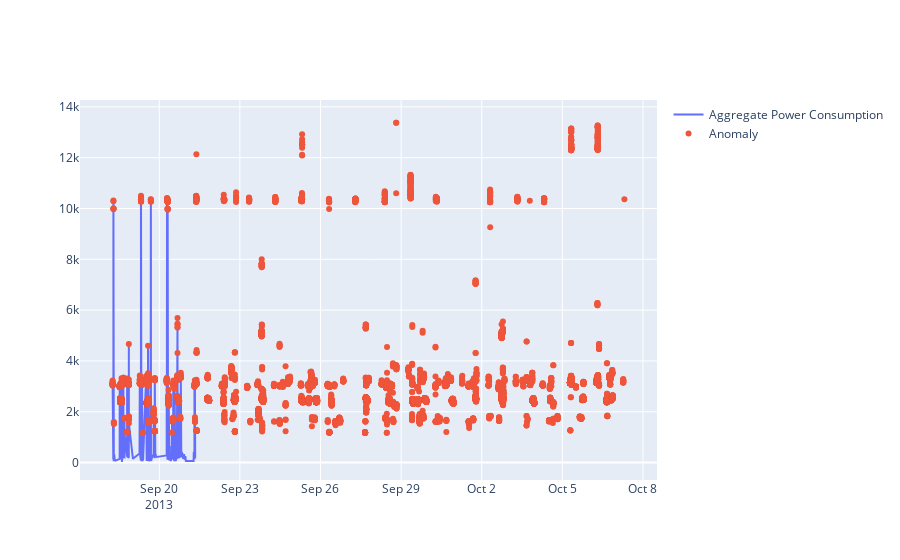

Here is the notebook cell this chart was saved with:
### Code cell
fig = go.Figure()
fig.add_trace(go.Scatter(x=test.Time[:10000], y=scaler.inverse_transform(test.Aggregate[:50000]),                                                                            
                        mode = 'lines', name='Aggregate Power Consumption'))

#change loss to threshold in y value
#name to threshold
fig.add_trace(go.Scatter(x=anomaliezz[:10000].Time, y= scaler.inverse_transform(anomaliezz[:10000]['Aggregate']),
                        mode = 'markers', name='Anomaly'))



fig.update_layout(showlegend=True)
fig.show()

import plotly.express as px

fig.write_html("anomaly_50K_datapoint.html")

### Figure 1 — Plotly figure (JSON) as saved in the notebook; plotly's stock layout.template omitted (floating-point values rounded to 4 significant figures; data arrays with more than 128 entries replaced by an {"elided": "..."} marker saying what was removed)
{"data": [{"mode": "lines", "name": "Aggregate Power Consumption", "type": "scatter", "x": {"elided": "10000 str values"}, "y": {"elided": "50000 float values"}}, {"mode": "markers", "name": "Anomaly", "type": "scatter", "x": {"elided": "10000 str values"}, "y": {"elided": "10000 float values"}}], "layout": {"showlegend": true}}
